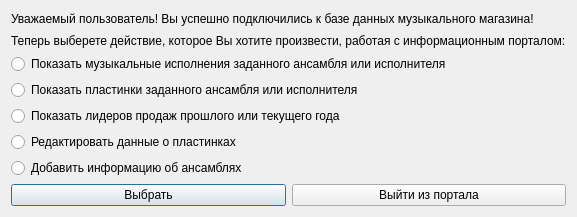
<?xml version="1.0" encoding="UTF-8"?>
<ui version="4.0">
 <class>MainMenu</class>
 <widget class="QDialog" name="MainMenu">
  <property name="geometry">
   <rect>
    <x>0</x>
    <y>0</y>
    <width>573</width>
    <height>217</height>
   </rect>
  </property>
  <property name="windowTitle">
   <string>Dialog</string>
  </property>
  <layout class="QGridLayout" name="gridLayout">
   <item row="0" column="0" colspan="2">
    <widget class="QLabel" name="label">
     <property name="text">
      <string>Уважаемый пользователь! Вы успешно подключились к базе данных музыкального магазина!</string>
     </property>
    </widget>
   </item>
   <item row="1" column="0" colspan="2">
    <widget class="QLabel" name="label_2">
     <property name="text">
      <string>Теперь выберете действие, которое Вы хотите произвести, работая с информационным порталом:</string>
     </property>
    </widget>
   </item>
   <item row="2" column="0" colspan="2">
    <widget class="QRadioButton" name="showMusicButton">
     <property name="text">
      <string>Показать музыкальные исполнения заданного ансамбля или исполнителя</string>
     </property>
    </widget>
   </item>
   <item row="3" column="0" colspan="2">
    <widget class="QRadioButton" name="showDiscButton">
     <property name="text">
      <string>Показать пластинки заданного ансамбля или исполнителя</string>
     </property>
    </widget>
   </item>
   <item row="5" column="0">
    <widget class="QRadioButton" name="editDiscButton">
     <property name="text">
      <string>Редактировать данные о пластинках</string>
     </property>
    </widget>
   </item>
   <item row="6" column="0">
    <widget class="QRadioButton" name="addEnsembleButton">
     <property name="text">
      <string>Добавить информацию об ансамблях</string>
     </property>
    </widget>
   </item>
   <item row="7" column="0">
    <widget class="QPushButton" name="chooseButton">
     <property name="text">
      <string>Выбрать</string>
     </property>
    </widget>
   </item>
   <item row="7" column="1">
    <widget class="QPushButton" name="exitButton">
     <property name="text">
      <string>Выйти из портала</string>
     </property>
    </widget>
   </item>
   <item row="4" column="0" colspan="2">
    <widget class="QRadioButton" name="showRatingButton">
     <property name="text">
      <string>Показать лидеров продаж прошлого или текущего года</string>
     </property>
    </widget>
   </item>
  </layout>
 </widget>
 <resources/>
 <connections/>
</ui>
